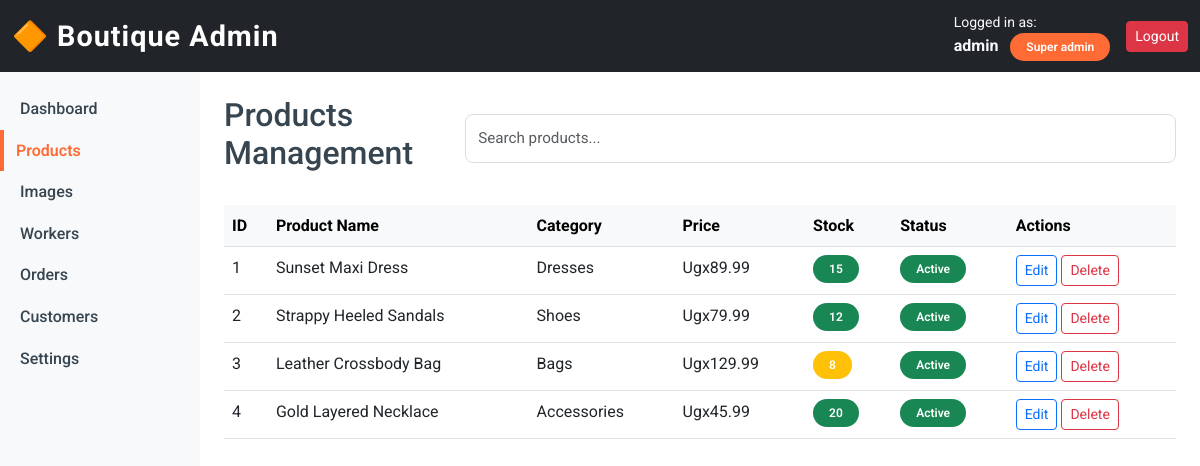
Page /admin/products.php (signed in) on the committed database.
### tables this page shows
CREATE TABLE products (
    id INT PRIMARY KEY AUTO_INCREMENT,
    category_id INT NOT NULL,
    name VARCHAR(255) NOT NULL,
    slug VARCHAR(255) UNIQUE NOT NULL,
    description TEXT,
    price DECIMAL(10, 2) NOT NULL,
    discount_price DECIMAL(10, 2),
    stock_quantity INT DEFAULT 0,
    stock INT DEFAULT 0,
    sizes VARCHAR(255),
    colors VARCHAR(255),
    is_featured BOOLEAN DEFAULT FALSE,
    is_active BOOLEAN DEFAULT TRUE,
    created_at TIMESTAMP DEFAULT CURRENT_TIMESTAMP,
    updated_at TIMESTAMP DEFAULT CURRENT_TIMESTAMP ON UPDATE CURRENT_TIMESTAMP,
    FOREIGN KEY (category_id) REFERENCES categories(id) ON DELETE CASCADE,
    INDEX idx_category (category_id),
    INDEX idx_featured (is_featured),
    INDEX idx_slug (slug)
);

CREATE TABLE categories (
    id INT PRIMARY KEY AUTO_INCREMENT,
    name VARCHAR(100) NOT NULL,
    slug VARCHAR(100) UNIQUE NOT NULL,
    description TEXT,
    image VARCHAR(255),
    is_active BOOLEAN DEFAULT TRUE,
    display_order INT DEFAULT 0,
    created_at TIMESTAMP DEFAULT CURRENT_TIMESTAMP,
    INDEX idx_slug (slug)
);

### admin/products.php (the view, shortened to what this page needs)
<?php
require_once '../config/database.php';
$page = isset($_GET['page']) ? (int)$_GET['page'] : 1;
$perPage = 20;
$offset = ($page - 1) * $perPage;
$productsQuery = "
    SELECT p.*, c.name as category_name
    FROM products p
    LEFT JOIN categories c ON p.category_id = c.id
    ORDER BY p.created_at DESC
    LIMIT " . intval($perPage) . " OFFSET " . intval($offset);
$productsResult = mysqli_query($conn, $productsQuery);
$products = [];
while ($row = mysqli_fetch_assoc($productsResult)) {
    $products[] = $row;
}
?>
<!DOCTYPE html>
<html lang="en">
<head>
    <link href="https://cdn.jsdelivr.net/npm/bootstrap@5.3.0/dist/css/bootstrap.min.css" rel="stylesheet">
    <link rel="stylesheet" href="../assets/css/style.css">
</head>
<body>
<nav class="navbar navbar-dark bg-dark">
    <div class="container-fluid">
        <span class="navbar-brand">🔶 Boutique Admin</span>
        <div class="d-flex align-items-center gap-3">
            <div class="text-light">
                <small class="d-block">Logged in as:</small>
                <strong><?php echo htmlspecialchars($_SESSION['admin_username']); ?></strong>
                <span class="badge bg-orange ms-2"><?php echo ucfirst(str_replace('_', ' ', $_SESSION['admin_role'])); ?></span>
            </div>
            <a href="logout.php" class="btn btn-danger btn-sm">Logout</a>
        </div>
    </div>
</nav>
<div class="container-fluid">
    <div class="row">
        <nav class="col-md-2 d-md-block bg-light sidebar p-0">
            <div class="position-sticky pt-3">
                <ul class="nav flex-column">
                    <li class="nav-item"><a class="nav-link" href="dashboard.php">Dashboard</a></li>
                    <li class="nav-item"><a class="nav-link active" href="products.php" style="color: #FF6B35; font-weight: 600; border-left: 4px solid #FF6B35; padding-left: 12px;">Products</a></li>
                    <li class="nav-item"><a class="nav-link" href="images.php">Images</a></li>
                    <li class="nav-item"><a class="nav-link" href="workers.php">Workers</a></li>
                    <li class="nav-item"><a class="nav-link" href="orders.php">Orders</a></li>
                    <li class="nav-item"><a class="nav-link" href="customers.php">Customers</a></li>
                    <li class="nav-item"><a class="nav-link" href="settings.php">Settings</a></li>
                </ul>
            </div>
        </nav>
        <main class="col-md-10 ms-sm-auto px-md-4">
            <div class="d-flex justify-content-between align-items-center mt-4 mb-4">
                <h2>Products Management</h2>
                <input type="text" id="searchProduct" class="form-control form-control-sm" style="width: 200px;" placeholder="Search products...">
            </div>
            <div class="table-responsive">
                <table class="table table-hover">
                    <thead class="table-light">
                        <tr>
                            <th>ID</th>
                            <th>Product Name</th>
                            <th>Category</th>
                            <th>Price</th>
                            <th>Stock</th>
                            <th>Status</th>
                            <th>Actions</th>
                        </tr>
                    </thead>
                    <tbody>
                        <?php foreach ($products as $product): ?>
                        <tr>
                            <td><?php echo $product['id']; ?></td>
                            <td><?php echo htmlspecialchars($product['name']); ?></td>
                            <td><?php echo htmlspecialchars($product['category_name'] ?? 'N/A'); ?></td>
                            <td>Ugx<?php echo number_format($product['price'], 2); ?></td>
                            <td>
                                <span class="badge bg-<?php echo $product['stock_quantity'] > 10 ? 'success' : ($product['stock_quantity'] > 0 ? 'warning' : 'danger'); ?>">
                                    <?php echo $product['stock_quantity']; ?>
                                </span>
                            </td>
                            <td>
                                <span class="badge bg-<?php echo $product['is_active'] ? 'success' : 'secondary'; ?>">
                                    <?php echo $product['is_active'] ? 'Active' : 'Inactive'; ?>
                                </span>
                            </td>
                            <td>
                                <a href="#" class="btn btn-sm btn-outline-primary">Edit</a>
                                <a href="#" class="btn btn-sm btn-outline-danger">Delete</a>
                            </td>
                        </tr>
                        <?php endforeach; ?>
                    </tbody>
                </table>
            </div>
        </main>
    </div>
</div>
</body>
</html>

### assets/css/style.css (style rules this page uses)
:root { --primary-orange: #FF6B35; --burnt-orange: #D9534F; --soft-orange: #FFB997; --peach: #FFDAB9; --cream: #FFF8DC; --warm-gray: #A9A9A9; --charcoal: #36454F; --light-gray: #f8f9fa; }
body { font-family: 'Roboto', sans-serif; color: var(--charcoal); line-height: 1.6; }
.navbar-brand { color: white !important; font-size: 1.8rem; font-weight: 700; letter-spacing: 1px; }
.nav-link { color: white !important; font-weight: 500; transition: all 0.3s ease; margin: 0 10px; }
.form-control { border: 2px solid #ddd; border-radius: 8px; padding: 0.75rem 1rem; transition: all 0.3s ease; }
.badge { padding: 0.5rem 1rem; border-radius: 20px; font-weight: 600; }
.sidebar { height: calc(100vh - 56px); position: sticky; top: 56px; overflow-y: auto; }
.sidebar .nav-link { color: var(--charcoal) !important; font-weight: 500; margin: 0; border-left: 4px solid transparent; transition: all 0.3s ease; }
.sidebar .nav-link.active { color: var(--primary-orange) !important; background-color: var(--light-gray); border-left-color: var(--primary-orange); font-weight: 700; }
.form-control, .form-select { border: 1px solid #ddd; border-radius: 8px; padding: 0.75rem; font-size: 0.95rem; transition: all 0.3s ease; width: 100% !important; }
.bg-orange { background-color: var(--primary-orange) !important; }

### rows in the picture
products: id "1", name "Sunset Maxi Dress", category.name "Dresses", price "89.99", stock_quantity "15", is_active "Active"
products: id "2", name "Strappy Heeled Sandals", category.name "Shoes", price "79.99", stock_quantity "12", is_active "Active"
products: id "3", name "Leather Crossbody Bag", category.name "Bags", price "129.99", stock_quantity "8", is_active "Active"
products: id "4", name "Gold Layered Necklace", category.name "Accessories", price "45.99", stock_quantity "20", is_active "Active"

### other values in the picture
$_SESSION['admin_username'] "admin"
str_replace('_', ' ', $_SESSION['admin_role']) "Super admin"
